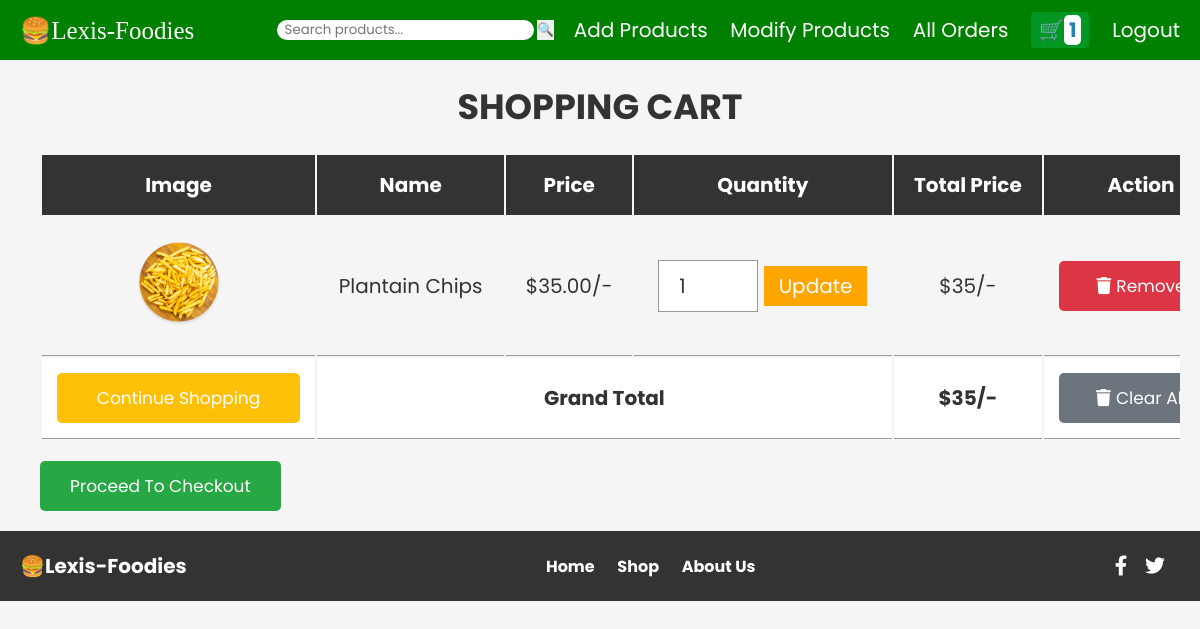
The page /cart (signed in) on the database its author committed.
### tables this page shows
CREATE TABLE `cart` (
  `id` int(11) NOT NULL,
  `name` varchar(125) NOT NULL,
  `price` varchar(125) NOT NULL,
  `image` varchar(125) DEFAULT NULL,
  `quantity` varchar(125) NOT NULL
);

### src/controllers/cart.php (called while the page is built, shortened)
<?php
$conn = DbConnect::getInstance();
$conn->getConn();
$select_cart = Cart::getAllCart($conn);
$grand_total = 0;
require "./src/views/cart.view.php";

### src/models/database/DbConnect.php (called while the page is built, shortened)
<?php
class DbConnect {
    private static $instance = null;
    private $conn;
    private function __construct() {
        $host = $_ENV['MARIADB_HOST'];
        $username = $_ENV['MARIADB_DB_USER'];
        $password = $_ENV['MARIADB_DB_USER_PASSWORD'];
        $database = $_ENV['MARIADB_DB_NAME'];
        try {
            $this->conn = new PDO("mysql:host=$host;dbname=$database", $username, $password);
            $this->conn->setAttribute(PDO::ATTR_ERRMODE, PDO::ERRMODE_EXCEPTION);
        } catch (PDOException $e) {
            die("Connection failed: " . $e->getMessage());
        }
    }
    public static function getInstance(): DbConnect {
        if (self::$instance === null) {
            self::$instance = new self();
        }
        return self::$instance;
    }
    public function getConn(): PDO {
        return $this->conn;
    }
    public function query($sql)
    {
        $conn = $this->getConn();
        return $conn->query($sql);
    }
}

### src/models/Cart.php (called while the page is built, shortened)
<?php
class Cart implements getAllCart, checkProductInCart, addNewCart, updateTheCart, deleteACart, deleteAllCart
{
    public static function getAllCart($conn)
    {
        $sql = "SELECT *
                FROM cart";
        $result = $conn->query($sql);
        return $result;
    }
}

### src/views/cart.view.php (the view, shortened to what this page needs)
<?php require "partials/header.view.php"; ?>
<div class="container">
<section class="shopping-cart">
   <h1 class="heading" style="text-align: center">Shopping Cart</h1>
   <table>
      <thead>
         <th>Image</th>
         <th>Name</th>
         <th>Price</th>
         <th>Quantity</th>
         <th>Total Price</th>
         <th>Action</th>
      </thead>
      <tbody>
        <?php
        if ($select_cart && $select_cart->rowCount() > 0) {
            while ($fetch_cart = $select_cart->fetch(PDO::FETCH_ASSOC)) {
        ?>
         <tr>
            <td><img src="./public/assets/uploads/<?= htmlentities($fetch_cart['image']); ?>" height="100" alt="meal photo"></td>
            <td><?= htmlentities($fetch_cart['name']); ?></td>
            <td>$<?= number_format($fetch_cart['price'], 2,".", ","); ?>/-</td>
            <td>
               <form action="" method="post">
                  <input type="number" name="update_quantity" min="1"  value="<?= htmlentities($fetch_cart['quantity']); ?>" >
                  <input type="submit" value="Update" name="update_update_btn">
               </form>
            </td>
            <td>$<?= $sub_total = number_format($fetch_cart['price'] * $fetch_cart['quantity']); ?>/-</td>
            <td><a href="cart?remove=<?= htmlspecialchars($fetch_cart['id']); ?>" onclick="return confirm('Remove item from cart?')" class="delete-btn"> <i class="fas fa-trash"></i>Remove</a></td>
         </tr>
         <?php
           $grand_total += $sub_total;
            }
         }
         ?>
         <tr class="table-bottom">
            <td><a href="all_product_category" class="option-btn" style="margin-top: 0;">Continue Shopping</a></td>
            <td colspan="3"><b>Grand Total</b></td>
            <td><b>$<?= $grand_total; ?>/-</b></td>
            <td><a href="cart?delete_all" onclick="return confirm('Are you sure you want to delete all?');" class="delete-btn" style="background-color: #6c757d"> <i class="fas fa-trash"></i>Clear All</a></td>
         </tr>
      </tbody>
   </table>
   <div class="checkout-btn">
      <a href="checkout" class="btn <?= ($grand_total > 1)? '':'disabled'; ?>">Proceed To Checkout</a>
   </div>
</section>
</div>
<?php require "partials/footer.view.php"; ?>

### public/css/style.css (style rules this page uses)
:root { --blue:#2980b9; --red:tomato; --orange:orange; --black:#333; --white:#fff; --bg-color:#eee; --dark-bg:rgba(0,0,0,.7); --box-shadow:0 .5rem 1rem rgba(0,0,0,.1); --border:.1rem solid #999; }
* { font-family: 'Poppins', sans-serif; margin:0; padding:0; box-sizing: border-box; outline: none; border:none; text-decoration: none; }
html { font-size: 62.5%; overflow-x: hidden; }
.container { max-width: 1200px; margin:0 auto; }
section { padding:2rem; }
.heading { text-align: center; font-size: 3.5rem; text-transform: uppercase; color:var(--black); margin-bottom: 2rem; }
.btn, .option-btn, .delete-btn { display: block; width: 100%; text-align: center; background-color: #28A745; color:var(--white); font-size: 1.7rem; padding:1.2rem 3rem; border-radius: .5rem; cursor: pointer; margin-top: 1rem; }
.option-btn i, .delete-btn i { padding-right: .5rem; }
.option-btn { background-color: #ffc107; }
.delete-btn { margin-top: 0; background-color: #dc3545; }
.shopping-cart table { text-align: center; width: 100%; }
.shopping-cart table thead th { padding:1.5rem; font-size: 2rem; color:var(--white); background-color: var(--black); }
.shopping-cart table tr td { border-bottom: var(--border); padding:1.5rem; font-size: 2rem; color:var(--black); }
.shopping-cart table input[type="number"] { border: var(--border); padding:1rem 2rem; font-size: 2rem; color:var(--black); width: 10rem; }
.shopping-cart table input[type="submit"] { padding:.5rem 1.5rem; cursor: pointer; font-size: 2rem; background-color: var(--orange); color:var(--white); }
.shopping-cart table .table-bottom { background-color: white; }
.shopping-cart .checkout-btn { text-align: center; margin-top: 1rem; }
.shopping-cart .checkout-btn a { display: inline-block; width: auto; }
@media (max-width:1200px) { .shopping-cart { overflow-x: scroll; } }
@media (max-width:1200px) { .shopping-cart table { width: 120rem; } }
@media (max-width:1200px) { .shopping-cart .heading { text-align: left; } }
@media (max-width:1200px) { .shopping-cart .checkout-btn { text-align: left; } }

### public/css/footer.css (style rules this page uses)
body, html { margin: 0; padding: 0; }
.container { max-width: 1200px; margin: 0 auto; padding: 0 20px; }

### rows shown on the page
cart: image (picture), name "Plantain Chips", price "35.00", update_quantity "1", price "35"

### other values the page prints
$row_count "1"
$grand_total "35"
